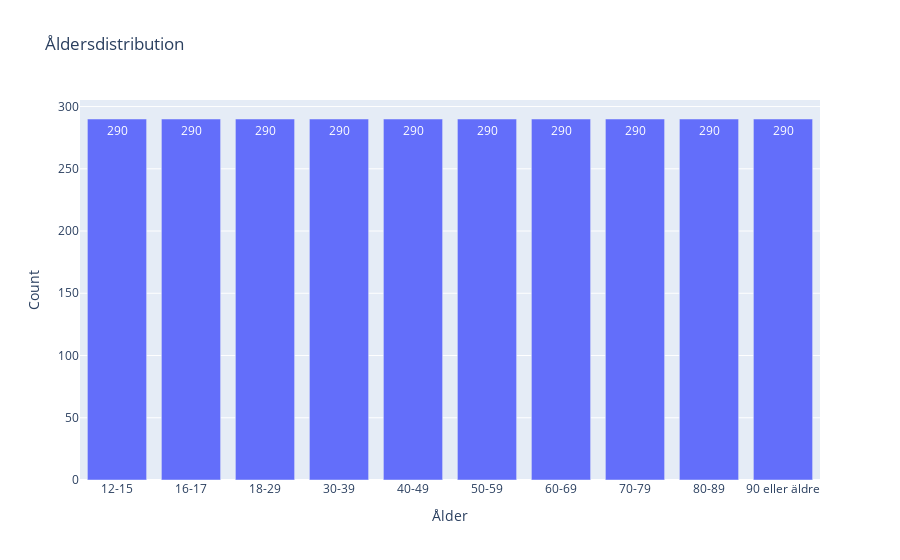

Notebook code for this chart:
### Markdown cell above
#### 2 e. Rita ett diagram som visar på åldersfördelningen av Sveriges befolkning.

### Code cell
age_counts = vaccine["Ålder"].value_counts().reset_index()
age_counts.columns = ["Ålder", "Count"]

fig = px.bar(age_counts, x="Ålder", y="Count", text="Count", title="Åldersdistribution")
fig.show()

### Figure 1 — Plotly figure (JSON) as saved in the notebook; plotly's stock layout.template omitted (floating-point values rounded to 4 significant figures)
{"data": [{"alignmentgroup": "True", "hovertemplate": "Ålder=%{x}<br>Count=%{text}<extra></extra>", "legendgroup": "", "marker": {"color": "#636efa", "pattern": {"shape": ""}}, "name": "", "offsetgroup": "", "orientation": "v", "showlegend": false, "text": [290, 290, 290, 290, 290, 290, 290, 290, 290, 290], "textposition": "auto", "type": "bar", "x": ["12-15", "16-17", "18-29", "30-39", "40-49", "50-59", "60-69", "70-79", "80-89", "90 eller äldre"], "xaxis": "x", "y": [290, 290, 290, 290, 290, 290, 290, 290, 290, 290], "yaxis": "y"}], "layout": {"barmode": "relative", "legend": {"tracegroupgap": 0}, "title": {"text": "Åldersdistribution"}, "xaxis": {"anchor": "y", "domain": [0, 1], "title": {"text": "Ålder"}}, "yaxis": {"anchor": "x", "domain": [0, 1], "title": {"text": "Count"}}}}
